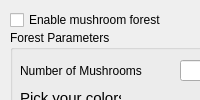
  <widget class="QDockWidget" name="mushroomsDock">
   <property name="windowTitle">
    <string>&amp;Mushroom Forest!</string>
   </property>
   <attribute name="dockWidgetArea">
    <number>1</number>
   </attribute>
   <widget class="QWidget" name="dockWidgetContents">
    <widget class="QGroupBox" name="groupBox">
     <property name="geometry">
      <rect>
       <x>10</x>
       <y>180</y>
       <width>221</width>
       <height>101</height>
      </rect>
     </property>
     <property name="title">
      <string>Mushroom Complexity</string>
     </property>
     <widget class="QLabel" name="label_2">
      <property name="geometry">
       <rect>
        <x>10</x>
        <y>30</y>
        <width>131</width>
        <height>21</height>
       </rect>
      </property>
      <property name="text">
       <string>Minimum Complexity</string>
      </property>
     </widget>
     <widget class="QLabel" name="label_3">
      <property name="geometry">
       <rect>
        <x>10</x>
        <y>60</y>
        <width>131</width>
        <height>21</height>
       </rect>
      </property>
      <property name="text">
       <string>Maximum Complexity</string>
      </property>
     </widget>
     <widget class="QLineEdit" name="minMushComplexity">
      <property name="geometry">
       <rect>
        <x>170</x>
        <y>30</y>
        <width>31</width>
        <height>21</height>
       </rect>
      </property>
     </widget>
     <widget class="QLineEdit" name="maxMushComplexity">
      <property name="geometry">
       <rect>
        <x>170</x>
        <y>60</y>
        <width>31</width>
        <height>21</height>
       </rect>
      </property>
     </widget>
    </widget>
    <widget class="QGroupBox" name="groupBox_2">
     <property name="geometry">
      <rect>
       <x>10</x>
       <y>30</y>
       <width>221</width>
       <height>151</height>
      </rect>
     </property>
     <property name="title">
      <string>Forest Parameters</string>
     </property>
     <widget class="QLabel" name="label_4">
      <property name="geometry">
       <rect>
        <x>10</x>
        <y>30</y>
        <width>151</width>
        <height>21</height>
       </rect>
      </property>
      <property name="text">
       <string>Number of Mushrooms</string>
      </property>
     </widget>
     <widget class="QLabel" name="label_5">
      <property name="geometry">
       <rect>
        <x>10</x>
        <y>60</y>
        <width>101</width>
        <height>16</height>
       </rect>
      </property>
      <property name="font">
       <font>
        <pointsize>11</pointsize>
       </font>
      </property>
      <property name="text">
       <string>Pick your colors!</string>
      </property>
     </widget>
     <widget class="QCheckBox" name="pinkEnabled">
      <property name="geometry">
       <rect>
        <x>10</x>
        <y>80</y>
        <width>86</width>
        <height>20</height>
       </rect>
      </property>
      <property name="text">
       <string>Pink</string>
      </property>
     </widget>
     <widget class="QCheckBox" name="orangeEnabled">
      <property name="geometry">
       <rect>
        <x>10</x>
        <y>100</y>
        <width>86</width>
        <height>20</height>
       </rect>
      </property>
      <property name="text">
       <string>Orange</string>
      </property>
     </widget>
     <widget class="QCheckBox" name="yellowEnabled">
      <property name="geometry">
       <rect>
        <x>10</x>
        <y>120</y>
        <width>86</width>
        <height>20</height>
       </rect>
      </property>
      <property name="text">
       <string>Yellow</string>
      </property>
     </widget>
     <widget class="QLineEdit" name="numMushrooms">
      <property name="geometry">
       <rect>
        <x>170</x>
        <y>30</y>
        <width>31</width>
        <height>21</height>
       </rect>
      </property>
     </widget>
    </widget>
    <widget class="QCheckBox" name="mushroomSceneEnabled">
     <property name="geometry">
      <rect>
       <x>10</x>
       <y>10</y>
       <width>221</width>
       <height>20</height>
      </rect>
     </property>
     <property name="text">
      <string>Enable mushroom forest</string>
     </property>
    </widget>
    <widget class="QCheckBox" name="myceliumView">
     <property name="geometry">
      <rect>
       <x>10</x>
       <y>290</y>
       <width>221</width>
       <height>20</height>
      </rect>
     </property>
     <property name="text">
      <string>See top mycelium</string>
     </property>
    </widget>
   </widget>
  </widget>
